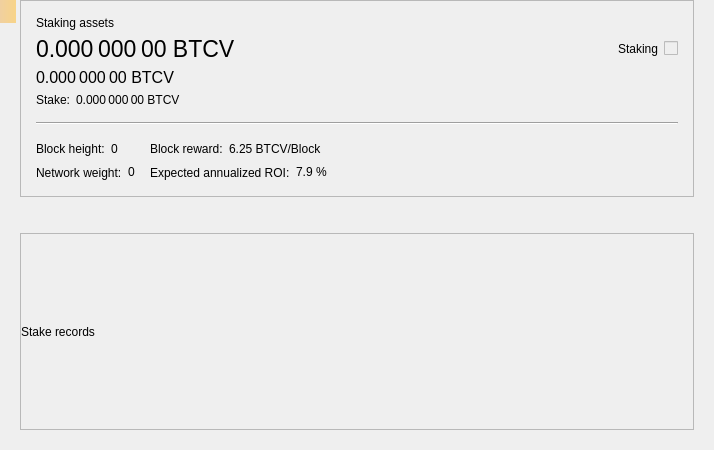
<?xml version="1.0" encoding="UTF-8"?>
<ui version="4.0">
 <class>StakePage</class>
 <widget class="QWidget" name="StakePage">
  <property name="geometry">
   <rect>
    <x>0</x>
    <y>0</y>
    <width>714</width>
    <height>450</height>
   </rect>
  </property>
  <property name="windowTitle">
   <string>Form</string>
  </property>
  <layout class="QVBoxLayout" name="verticalLayout_3">
   <property name="leftMargin">
    <number>20</number>
   </property>
   <property name="topMargin">
    <number>0</number>
   </property>
   <property name="rightMargin">
    <number>20</number>
   </property>
   <property name="bottomMargin">
    <number>20</number>
   </property>
   <item>
    <widget class="QFrame" name="frameStakeInfo">
     <property name="frameShape">
      <enum>QFrame::StyledPanel</enum>
     </property>
     <property name="frameShadow">
      <enum>QFrame::Raised</enum>
     </property>
     <layout class="QVBoxLayout" name="verticalLayout">
      <property name="spacing">
       <number>15</number>
      </property>
      <property name="leftMargin">
       <number>15</number>
      </property>
      <property name="topMargin">
       <number>15</number>
      </property>
      <property name="rightMargin">
       <number>15</number>
      </property>
      <property name="bottomMargin">
       <number>15</number>
      </property>
      <item>
       <layout class="QGridLayout" name="gridLayout_2">
        <property name="spacing">
         <number>6</number>
        </property>
        <item row="1" column="0">
         <widget class="QLabel" name="labelAssets">
          <property name="font">
           <font>
            <pointsize>17</pointsize>
           </font>
          </property>
          <property name="cursor">
           <cursorShape>IBeamCursor</cursorShape>
          </property>
          <property name="toolTip">
           <string>Your current spendable balance</string>
          </property>
          <property name="text">
           <string notr="true">0.000 000 00 BTCV</string>
          </property>
          <property name="alignment">
           <set>Qt::AlignLeading|Qt::AlignLeft|Qt::AlignVCenter</set>
          </property>
          <property name="textInteractionFlags">
           <set>Qt::LinksAccessibleByMouse|Qt::TextSelectableByMouse</set>
          </property>
         </widget>
        </item>
        <item row="2" column="0">
         <widget class="QLabel" name="labelAssetsImmature">
          <property name="font">
           <font>
            <pointsize>12</pointsize>
           </font>
          </property>
          <property name="cursor">
           <cursorShape>IBeamCursor</cursorShape>
          </property>
          <property name="toolTip">
           <string>Your immature balance</string>
          </property>
          <property name="text">
           <string notr="true">0.000 000 00 BTCV</string>
          </property>
          <property name="alignment">
           <set>Qt::AlignLeading|Qt::AlignLeft|Qt::AlignVCenter</set>
          </property>
          <property name="textInteractionFlags">
           <set>Qt::LinksAccessibleByMouse|Qt::TextSelectableByMouse</set>
          </property>
         </widget>
        </item>
        <item row="0" column="0">
         <widget class="QLabel" name="labelAssetsText">
          <property name="text">
           <string>Staking assets</string>
          </property>
          <property name="alignment">
           <set>Qt::AlignLeading|Qt::AlignLeft|Qt::AlignVCenter</set>
          </property>
         </widget>
        </item>
        <item row="1" column="2">
         <spacer name="horizontalSpacer_2">
          <property name="orientation">
           <enum>Qt::Horizontal</enum>
          </property>
          <property name="sizeHint" stdset="0">
           <size>
            <width>40</width>
            <height>20</height>
           </size>
          </property>
         </spacer>
        </item>
        <item row="4" column="0">
         <layout class="QHBoxLayout" name="horizontalLayout_5">
          <property name="spacing">
           <number>6</number>
          </property>
          <item>
           <widget class="QLabel" name="labelStakeText">
            <property name="sizePolicy">
             <sizepolicy hsizetype="Maximum" vsizetype="Preferred">
              <horstretch>0</horstretch>
              <verstretch>0</verstretch>
             </sizepolicy>
            </property>
            <property name="text">
             <string>Stake:</string>
            </property>
            <property name="alignment">
             <set>Qt::AlignLeading|Qt::AlignLeft|Qt::AlignVCenter</set>
            </property>
           </widget>
          </item>
          <item>
           <widget class="QLabel" name="labelStake">
            <property name="text">
             <string>0.000 000 00 BTCV</string>
            </property>
            <property name="alignment">
             <set>Qt::AlignLeading|Qt::AlignLeft|Qt::AlignVCenter</set>
            </property>
            <property name="textInteractionFlags">
             <set>Qt::LinksAccessibleByMouse|Qt::TextSelectableByMouse</set>
            </property>
           </widget>
          </item>
          <item>
           <spacer name="horizontalSpacer_3">
            <property name="orientation">
             <enum>Qt::Horizontal</enum>
            </property>
            <property name="sizeType">
             <enum>QSizePolicy::Minimum</enum>
            </property>
            <property name="sizeHint" stdset="0">
             <size>
              <width>0</width>
              <height>0</height>
             </size>
            </property>
           </spacer>
          </item>
         </layout>
        </item>
        <item row="1" column="4">
         <widget class="QLabel" name="labelStaking">
          <property name="text">
           <string>Staking</string>
          </property>
         </widget>
        </item>
        <item row="1" column="5">
         <widget class="QSwitchControl" name="checkStake">
          <property name="enabled">
           <bool>false</bool>
          </property>
         </widget>
        </item>
       </layout>
      </item>
      <item>
       <widget class="Line" name="hLine">
        <property name="orientation">
         <enum>Qt::Horizontal</enum>
        </property>
       </widget>
      </item>
      <item>
       <layout class="QGridLayout" name="gridLayout">
        <property name="verticalSpacing">
         <number>6</number>
        </property>
        <item row="0" column="0">
         <layout class="QHBoxLayout" name="horizontalLayout">
          <property name="spacing">
           <number>6</number>
          </property>
          <item>
           <widget class="QLabel" name="labelHeightText">
            <property name="sizePolicy">
             <sizepolicy hsizetype="Maximum" vsizetype="Preferred">
              <horstretch>0</horstretch>
              <verstretch>0</verstretch>
             </sizepolicy>
            </property>
            <property name="text">
             <string>Block height:</string>
            </property>
            <property name="alignment">
             <set>Qt::AlignLeading|Qt::AlignLeft|Qt::AlignVCenter</set>
            </property>
           </widget>
          </item>
          <item>
           <widget class="QLabel" name="labelHeight">
            <property name="text">
             <string>0</string>
            </property>
            <property name="alignment">
             <set>Qt::AlignLeading|Qt::AlignLeft|Qt::AlignVCenter</set>
            </property>
            <property name="textInteractionFlags">
             <set>Qt::LinksAccessibleByMouse|Qt::TextSelectableByMouse</set>
            </property>
           </widget>
          </item>
          <item>
           <spacer name="horizontalSpacer_4">
            <property name="orientation">
             <enum>Qt::Horizontal</enum>
            </property>
            <property name="sizeType">
             <enum>QSizePolicy::Minimum</enum>
            </property>
            <property name="sizeHint" stdset="0">
             <size>
              <width>0</width>
              <height>0</height>
             </size>
            </property>
           </spacer>
          </item>
         </layout>
        </item>
        <item row="0" column="1">
         <layout class="QHBoxLayout" name="horizontalLayout_3">
          <property name="spacing">
           <number>6</number>
          </property>
          <item>
           <widget class="QLabel" name="labelRewardText">
            <property name="sizePolicy">
             <sizepolicy hsizetype="Maximum" vsizetype="Preferred">
              <horstretch>0</horstretch>
              <verstretch>0</verstretch>
             </sizepolicy>
            </property>
            <property name="text">
             <string>Block reward:</string>
            </property>
            <property name="alignment">
             <set>Qt::AlignLeading|Qt::AlignLeft|Qt::AlignVCenter</set>
            </property>
           </widget>
          </item>
          <item>
           <widget class="QLabel" name="labelReward">
            <property name="text">
             <string>6.25 BTCV/Block</string>
            </property>
            <property name="alignment">
             <set>Qt::AlignLeading|Qt::AlignLeft|Qt::AlignVCenter</set>
            </property>
            <property name="textInteractionFlags">
             <set>Qt::LinksAccessibleByMouse|Qt::TextSelectableByMouse</set>
            </property>
           </widget>
          </item>
          <item>
           <spacer name="horizontalSpacer_6">
            <property name="orientation">
             <enum>Qt::Horizontal</enum>
            </property>
            <property name="sizeType">
             <enum>QSizePolicy::Minimum</enum>
            </property>
            <property name="sizeHint" stdset="0">
             <size>
              <width>0</width>
              <height>0</height>
             </size>
            </property>
           </spacer>
          </item>
         </layout>
        </item>
        <item row="0" column="2" rowspan="2">
         <spacer name="horizontalSpacer">
          <property name="orientation">
           <enum>Qt::Horizontal</enum>
          </property>
          <property name="sizeHint" stdset="0">
           <size>
            <width>40</width>
            <height>20</height>
           </size>
          </property>
         </spacer>
        </item>
        <item row="1" column="0">
         <layout class="QHBoxLayout" name="horizontalLayout_2">
          <property name="spacing">
           <number>6</number>
          </property>
          <item>
           <widget class="QLabel" name="labelWeightText">
            <property name="sizePolicy">
             <sizepolicy hsizetype="Maximum" vsizetype="Preferred">
              <horstretch>0</horstretch>
              <verstretch>0</verstretch>
             </sizepolicy>
            </property>
            <property name="text">
             <string>Network weight:</string>
            </property>
            <property name="alignment">
             <set>Qt::AlignLeading|Qt::AlignLeft|Qt::AlignVCenter</set>
            </property>
           </widget>
          </item>
          <item>
           <widget class="QLabel" name="labelWeight">
            <property name="text">
             <string>0</string>
            </property>
            <property name="alignment">
             <set>Qt::AlignLeading|Qt::AlignLeft|Qt::AlignVCenter</set>
            </property>
            <property name="textInteractionFlags">
             <set>Qt::LinksAccessibleByMouse|Qt::TextSelectableByMouse</set>
            </property>
           </widget>
          </item>
          <item>
           <spacer name="horizontalSpacer_5">
            <property name="orientation">
             <enum>Qt::Horizontal</enum>
            </property>
            <property name="sizeType">
             <enum>QSizePolicy::Minimum</enum>
            </property>
            <property name="sizeHint" stdset="0">
             <size>
              <width>0</width>
              <height>0</height>
             </size>
            </property>
           </spacer>
          </item>
         </layout>
        </item>
        <item row="1" column="1">
         <layout class="QHBoxLayout" name="horizontalLayout_4">
          <property name="spacing">
           <number>6</number>
          </property>
          <item>
           <widget class="QLabel" name="labelROIText">
            <property name="sizePolicy">
             <sizepolicy hsizetype="Maximum" vsizetype="Preferred">
              <horstretch>0</horstretch>
              <verstretch>0</verstretch>
             </sizepolicy>
            </property>
            <property name="text">
             <string>Expected annualized ROI:</string>
            </property>
            <property name="alignment">
             <set>Qt::AlignLeading|Qt::AlignLeft|Qt::AlignVCenter</set>
            </property>
           </widget>
          </item>
          <item>
           <widget class="QLabel" name="labelROI">
            <property name="text">
             <string>7.9 %</string>
            </property>
            <property name="alignment">
             <set>Qt::AlignLeading|Qt::AlignLeft|Qt::AlignVCenter</set>
            </property>
            <property name="textInteractionFlags">
             <set>Qt::LinksAccessibleByMouse|Qt::TextSelectableByMouse</set>
            </property>
           </widget>
          </item>
          <item>
           <spacer name="horizontalSpacer_7">
            <property name="orientation">
             <enum>Qt::Horizontal</enum>
            </property>
            <property name="sizeType">
             <enum>QSizePolicy::Minimum</enum>
            </property>
            <property name="sizeHint" stdset="0">
             <size>
              <width>0</width>
              <height>0</height>
             </size>
            </property>
           </spacer>
          </item>
         </layout>
        </item>
       </layout>
      </item>
     </layout>
    </widget>
   </item>
   <item>
    <spacer name="verticalSpacer">
     <property name="orientation">
      <enum>Qt::Vertical</enum>
     </property>
     <property name="sizeType">
      <enum>QSizePolicy::Fixed</enum>
     </property>
     <property name="sizeHint" stdset="0">
      <size>
       <width>20</width>
       <height>30</height>
      </size>
     </property>
    </spacer>
   </item>
   <item>
    <widget class="QFrame" name="frameStakeRecords">
     <property name="frameShape">
      <enum>QFrame::StyledPanel</enum>
     </property>
     <property name="frameShadow">
      <enum>QFrame::Raised</enum>
     </property>
     <layout class="QVBoxLayout" name="verticalLayout_2">
      <property name="leftMargin">
       <number>0</number>
      </property>
      <property name="topMargin">
       <number>0</number>
      </property>
      <property name="rightMargin">
       <number>0</number>
      </property>
      <property name="bottomMargin">
       <number>0</number>
      </property>
      <item>
       <widget class="QLabel" name="labelRecordsText">
        <property name="text">
         <string>Stake records</string>
        </property>
       </widget>
      </item>
     </layout>
    </widget>
   </item>
  </layout>
  <widget class="QLabel" name="labelAlerts">
   <property name="geometry">
    <rect>
     <x>0</x>
     <y>0</y>
     <width>16</width>
     <height>23</height>
    </rect>
   </property>
   <property name="visible">
    <bool>false</bool>
   </property>
   <property name="styleSheet">
    <string notr="true">QLabel { background-color: qlineargradient(x1: 0, y1: 0, x2: 1, y2: 0, stop:0 #F0D0A0, stop:1 #F8D488); color:#000000; }</string>
   </property>
   <property name="wordWrap">
    <bool>true</bool>
   </property>
   <property name="margin">
    <number>3</number>
   </property>
   <property name="textInteractionFlags">
    <set>Qt::TextSelectableByMouse</set>
   </property>
  </widget>
 </widget>
 <customwidgets>
  <customwidget>
   <class>QSwitchControl</class>
   <extends>QCheckBox</extends>
   <header>qt/qswitchcontrol.h</header>
  </customwidget>
 </customwidgets>
 <resources/>
 <connections/>
</ui>
